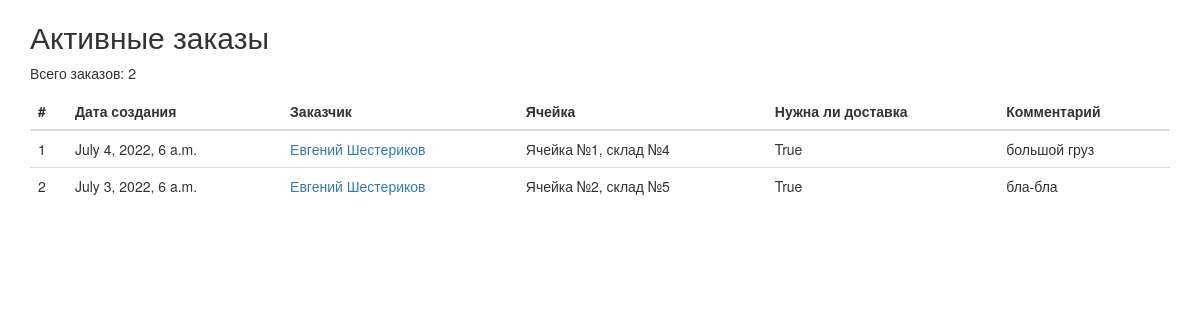
/, run on an earlier commit of the app's database.
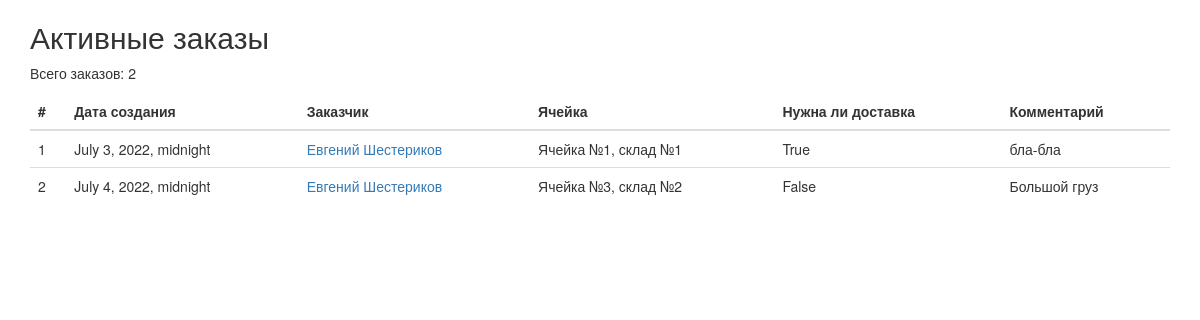
And on a later commit of the database.
### bot/models.py (models this page shows, shortened)
class Order(models.Model):
    create_date = models.DateTimeField(
        "Дата создания",
        null=True,
    )
    user = models.ForeignKey(
        User,
        verbose_name='Заказчик',
        related_name='orders',
        on_delete=models.CASCADE
    )
    cell = models.ForeignKey(
        Cell,
        verbose_name='Ячейка',
        related_name='orders',
        on_delete=models.CASCADE
    )
    measurer = models.BooleanField(
        "Нужен ли замерщик",
        default=False
    )
    comment = models.CharField(
        "Комментарий",
        max_length=100,
        blank=True
    )
    lease_time = DateTimeField(
        "Дата окончания аренды",
    )

class User(models.Model):
    telegram_id = models.IntegerField(
        "ID пользователя в Telegram",
        null=True,
    )
    name = models.CharField(
        "Имя",
        max_length=50,
        blank=True,
    )
    surname = models.CharField(
        "Фамилия",
        max_length=50,
        blank=True,
        null=True,
    )
    email = models.EmailField(
        "Электронная почта",
        blank=True,
    )
    address = models.CharField(
        "Адрес",
        max_length=100,
        blank=True,
    )
    phone = PhoneNumberField(
        "Номер телефона",
        max_length=20,
        blank=True,
    )
    def __str__(self):
        return f"{self.name} {self.surname}"

class Cell(models.Model):
    storage = models.ForeignKey(
        Storage,
        verbose_name='Склад',
        related_name='cells',
        on_delete=models.CASCADE
    )
    number = models.IntegerField(
        "Номер"
    )
    temperature = models.CharField(
        "Температура",
        max_length=20
    )
    height = models.FloatField(
        "Высота"
    )
    floor = models.IntegerField(
        "Этаж",
    )
    size = models.CharField(
        "Размер",
        max_length=100,
    )
    price = models.FloatField(
        "Цена",
    )
    def __str__(self):
        return f'Ячейка №{self.id}, склад №{self.storage.id}'

class Storage(models.Model):
    address = models.CharField(
        "Адрес",
        max_length=100,
    )
    work_time = models.CharField(
        "Режим работы",
        max_length=50,
    )

### bot/views.py (the view)
# urls.py: path('', orders_view, name="active_orders"),
def orders_view(request):
    active_orders = Order.objects.all()
    context = {
        'active_orders': active_orders,
    }
    return render(request, 'active_orders.html', context)

### bot/templates/active_orders.html (shortened to what this page needs)
<!DOCTYPE html>
<html lang="ru">
  <head>
    <link
      rel="stylesheet"
      href="https://maxcdn.bootstrapcdn.com/bootstrap/3.3.7/css/bootstrap.min.css"
>
    <link
      rel="stylesheet"
      href="https://maxcdn.bootstrapcdn.com/bootstrap/3.3.7/css/bootstrap-theme.min.css"
>
  </head>
  <body>
    <div class="container">
        <h2>Активные заказы</h2>
        <p>Всего заказов: {{ active_orders.count }}</p>
        <div class="table-responsive">
            <table class="table">
                <thead>
                    <tr>
                    <th class="table-element">#</th>
                    <th class="table-element">Дата создания</th>
                    <th class="table-element">Заказчик</th>
                    <th class="table-element">Ячейка</th>
                    <th class="table-element">Нужна ли доставка</th>
                    <th class="table-element">Комментарий</th>
                    </tr>
                </thead>
                <tbody>
                    {% for order in active_orders %}
                    <tr>
                        <td class="table-element">{{ forloop.counter }}</td>
                        <td class="table-element">{{ order.create_date }}</td>
                        <td class="table-element"><a href="{% url 'user_info' userid=order.user.id %}">{{ order.user }}</a></td>
                        <td class="table-element">{{ order.cell }}</td>
                        <td class="table-element">{{ order.measurer }}</td>
                        <td class="table-element">{{ order.comment }}</td>
                    </tr>
                    {% endfor %}
                </tbody>
            </table>
        </div>
    </div>
  </body>
</html>

What changed in the data, as far as the page shows it:
removed Order: create_date "July 4, 2022, 6 a.m.", user "Евгений Шестериков", cell "Ячейка №1, склад №4", measurer "True", comment "большой груз"
removed Order: create_date "July 3, 2022, 6 a.m.", user "Евгений Шестериков", cell "Ячейка №2, склад №5", measurer "True", comment "бла-бла"
added Order: create_date "July 3, 2022, midnight", user "Евгений Шестериков", cell "Ячейка №1, склад №1", measurer "True", comment "бла-бла"
added Order: create_date "July 4, 2022, midnight", user "Евгений Шестериков", cell "Ячейка №3, склад №2", measurer "False", comment "Большой груз"
